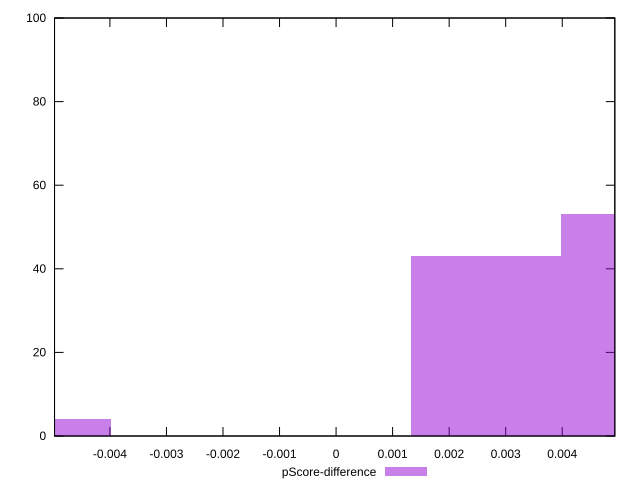

gnuplot code for this plot:
reset

$pScoreDifference <<EOF
0.005298467428822142 53
-0.005298467428822142 4
0.002649233714411071 43
EOF

set key outside below
set boxwidth 0.002649233714411071
set xrange [-0.004979447683383653:0.004930225798243204]
set yrange [0:100]
set trange [0:100]
set style fill transparent solid 0.5 noborder
set terminal svg size 640, 490 enhanced background rgb 'white'
set output "reports/report_00033_2021-03-01T14-23-16.841Z/first-meaningful-paint/samples/astro-inner-cached/pScore-difference/histogram.svg"

plot $pScoreDifference title "pScore-difference" with boxes

reset
